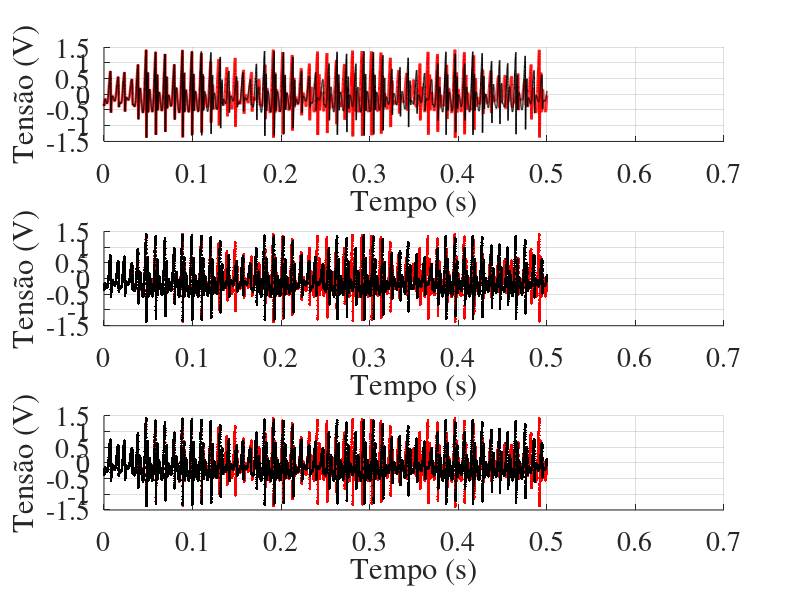

Source code (MATLAB):
%======Routine to calculate NRMSE Jerk Circuit in LTspice 4 and  17 =======
%Author:Thalita Emanuelle de Nazaré
%Year:2020 
%Reproducibility of the chaotic circuit
%------------------------Computadores Utilizados---------------------------
%Computer 4
%--------------------------------------------------------------------------
clc;clear all;close all;
format long
%-----------------Loading the vector exported from LTspice-----------------
%The txt files must be in the same folder as the code

load Jerk4.txt 
load Jerk17.txt 

%Voltage Vectors
z4 = Jerk4(:,2);
z17 = Jerk17(:,2); 

%Time Vectors
t4 = Jerk4(:,1); 
t17 = Jerk17(:,1); 

%-----------------------------Interpolation--------------------------------
temp=linspace(0,0.1,22900);
z4temp=interp1(t4,z4,temp)';
z17temp=interp1(t17,z17,temp)';
%==========================================================================
%-----------------------      NMRSE - Computer     ------------------------
%Jerk4 and Jerk17
numc1=(z17temp-z4temp)'*(z17temp-z4temp); %calculating the numerator
denc1=(z17temp-mean(z4temp))'*(z17temp-mean(z4temp)); %calc the denominator
nrmsec1=sqrt(numc1)/sqrt(denc1); %calc the nrmse
disp('NRMSE LTspice 4 e 17')
disp(nrmsec1')
%------------------for different simulation intervals----------------------
%Computer 1 
for k=1:10
    NUM1=(z17temp(1:k*2290)-z4temp(1:k*2290))'*(z17temp(1:k*2290)-z4temp(1:k*2290)) ;
    DEN1=(z17temp(1:k*2290)-mean(z4temp(1:k*2290)))'*(z17temp(1:k*2290)-mean(z4temp(1:k*2290))); 
    NRMSE1(k)=sqrt(NUM1)/sqrt(DEN1); 
end
disp('NRMSE LTspice 4 e 17 - Partes')
disp(NRMSE1')



%==========================================================================


%==========================================================================
%FIGURES
figure(1)
subplot(3,1,1)
plot(t4,z4,'-','LineWidth',2,'Color',[1 0 0]);
hold on
plot(t17,z17,'-','LineWidth',1,'Color',[0 0 0]);
xlabel('Tempo (s)','FontSize',20,'FontName','Times');
ylabel('Tensão (V)','FontSize',20,'FontName','Times');
set(gca,'fontsize',20,'FontName','Times')
grid on;
box off;

subplot(3,1,2)
plot(t4,z4,'.','LineWidth',1,'Color',[1 0 0])
hold on
plot(t17,z17,'.','LineWidth',1,'Color',[0 0 0])
xlabel('Tempo (s)','FontSize',20,'FontName','Times');
ylabel('Tensão (V)','FontSize',20,'FontName','Times');
set(gca,'fontsize',20,'FontName','Times')
grid on;
box off;

subplot(3,1,3)
plot(t4,z4,'.','LineWidth',1,'Color',[1 0 0])
hold on
plot(t17,z17,'.','LineWidth',1,'Color',[0 0 0])
xlabel('Tempo (s)','FontSize',20,'FontName','Times');
ylabel('Tensão (V)','FontSize',20,'FontName','Times');
set(gca,'fontsize',20,'FontName','Times')
grid on;
box off;
%--------------------------------------------------------------------------